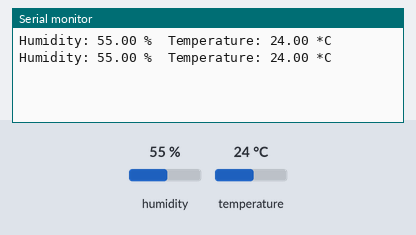
The sketch below on a simulated ESP8266 (NodeMCU). Shown: the last lines printed to the serial monitor. The test bench sets the inputs (shaded band); at power-on: humidity 55 %, temperature 24 °C.

Above: at 4.8 s.
4.9 s: humidity set to 22 %
At 7.3 s:
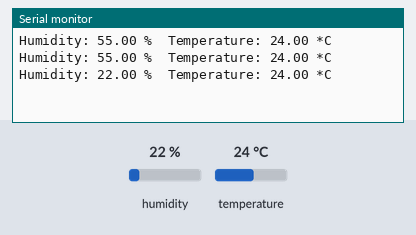
7.9 s: temperature set to 12 °C
At 8.5 s:
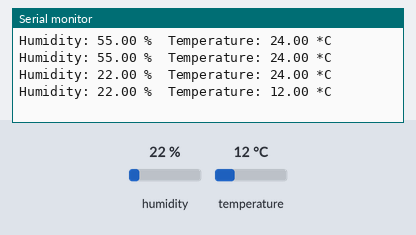
10.9 s: humidity set to 40 %
At 13.3 s:
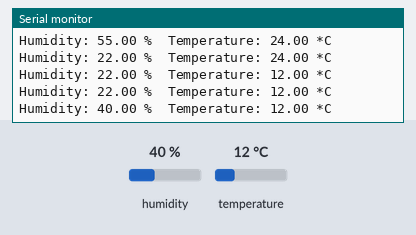
Timing chart, 0 to 14.8 s (numbered marks = the images above; inputs shaded):
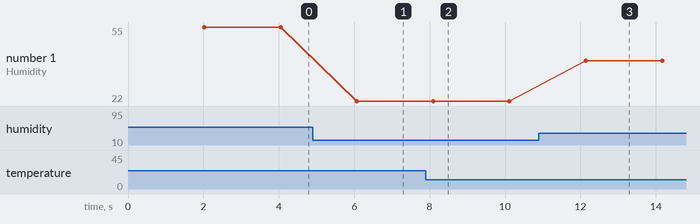

The sketch:

sensor_dht.ino
```cpp
// Example testing sketch for various DHT humidity/temperature sensors
// Written by ladyada, public domain

#include "DHT.h"

#define DHTPIN D4     // what digital pin we're connected to
#define DHTTYPE DHT11   // DHT 11

DHT dht(DHTPIN, DHTTYPE);

void setup() {
  Serial.begin(9600);
  dht.begin();
}

void loop() {
  // Wait a few seconds between measurements.
  delay(2000);
  float h = dht.readHumidity();
  float t = dht.readTemperature();
  Serial.print("Humidity: ");
  Serial.print(h);
  Serial.print(" %\t");
  Serial.print("Temperature: ");
  Serial.print(t);
  Serial.println(" *C ");

}
```

Measured:
- after the input at 4.9 s, the serial monitor: prints a new line after 1.2 s (image 1)
- after the input at 7.9 s, the serial monitor: prints a new line after 0.19 s (image 2)
- after the input at 10.9 s, the serial monitor: prints a new line after 1.2 s (image 3)
- plotted number 1: 55 → 22 after the input at 4.9 s, 22 → 40 after the input at 10.9 s
